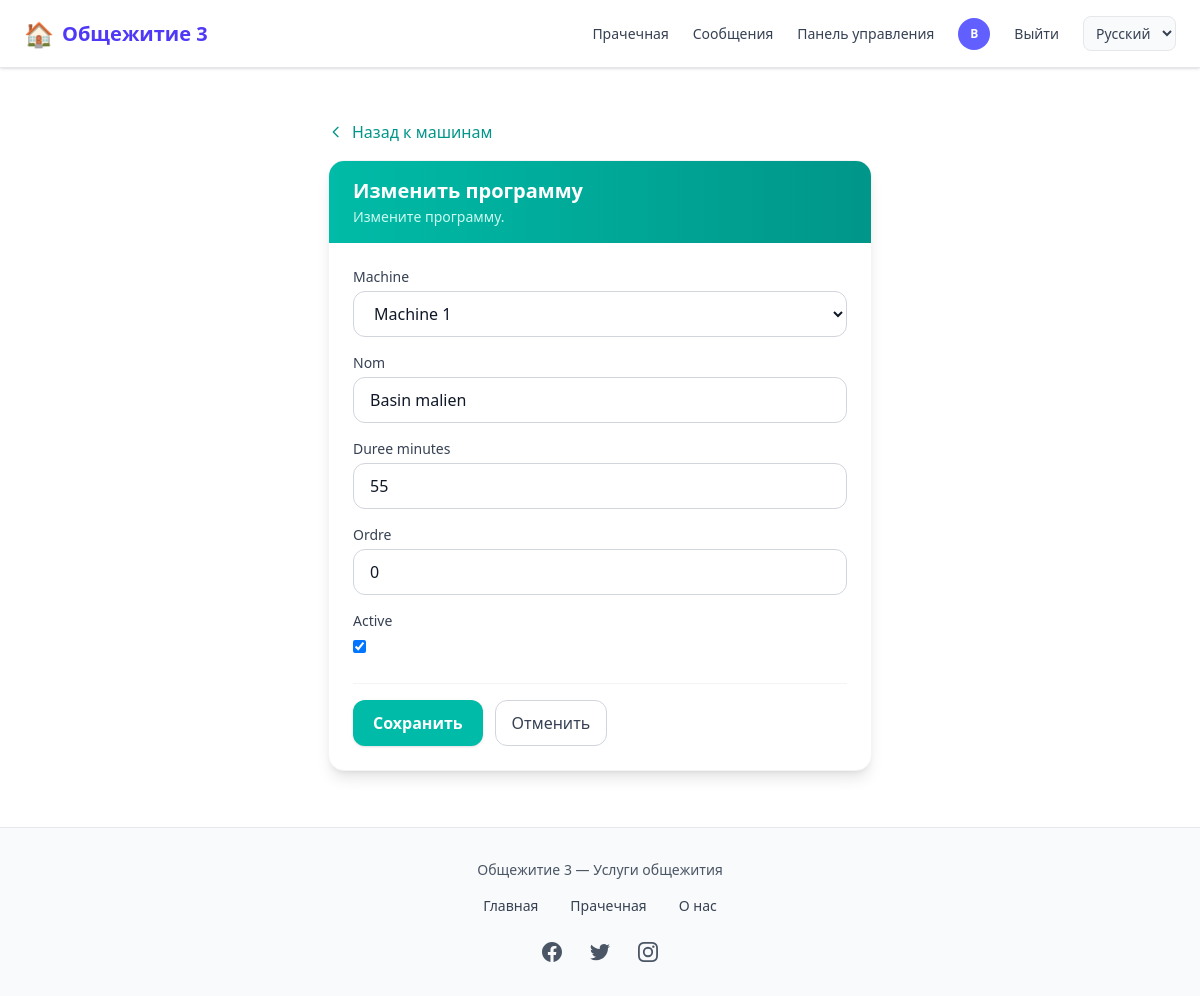
The app's page /laverie/agent/fonctions/7/ (signed in) with its own data.
### comptes/models.py (models this page shows, shortened)
class CustomUser(AbstractUser):
    USER_TYPES = (
        ('ADMIN', 'Administrateur'),
        ('client', 'Client'),
        ('vendeur', 'Vendeur'),
        ('coursier', 'Coursier'),
    )
    user_type = models.CharField(max_length=22, choices=USER_TYPES, default="client")
    email = models.EmailField('Adresse email', unique=True,max_length=50)
    telephone = models.CharField(max_length=20, unique=True, blank=True)
    photo = models.ImageField(upload_to=user_photo_upload_to, null=True, blank=True)
    is_premium = models.BooleanField(default=False)
    GENRE = (('masculin', 'Masculin'), ('feminin', 'Féminin'))
    genre = models.CharField(max_length=22, choices=GENRE, null=True, blank=True)
    date_inscription = models.DateField(auto_now_add=True)
    latitude = models.DecimalField(max_digits=9, decimal_places=6, blank=True, null=True)
    longitude = models.DecimalField(max_digits=9, decimal_places=6, blank=True, null=True)
    last_activity = models.DateTimeField(null=True, blank=True, verbose_name="Dernière activité")
    REQUIRED_FIELDS = ['email', 'user_type']

### laverie/models.py (models this page shows, shortened)
class FonctionMachine(models.Model):
    machine = models.ForeignKey(Machine, on_delete=models.CASCADE, related_name='fonctions')
    nom = models.CharField(max_length=80, help_text="Ex: Coton, Jeans, Délicat")
    duree_minutes = models.PositiveIntegerField(help_text="Durée du cycle en minutes")
    ordre = models.PositiveSmallIntegerField(default=0)
    active = models.BooleanField(default=True)
    class Meta:
        ordering = ['machine', 'ordre', 'nom']
        unique_together = [['machine', 'nom']]

### laverie/views.py (the view)
# urls.py: path('agent/fonctions/<int:pk>/', views.agent_fonction_modifier, name='agent_fonction_modifier'),
@login_required
def agent_fonction_modifier(request, pk):
    if not is_agent(request.user):
        messages.error(request, 'Accès réservé aux agents.')
        return redirect('laverie:accueil')
    fonction = get_object_or_404(FonctionMachine, pk=pk)
    form = FonctionMachineForm(request.POST or None, instance=fonction)
    if request.method == 'POST' and form.is_valid():
        form.save()
        messages.success(request, 'Fonction mise à jour.')
        return redirect('laverie:agent_machines')
    return render(request, 'laverie/agent/fonction_form.html', {'form': form, 'fonction': fonction})

### laverie/forms.py
class FonctionMachineForm(forms.ModelForm):
    class Meta:
        model = FonctionMachine
        fields = ('machine', 'nom', 'duree_minutes', 'ordre', 'active')
        widgets = {
            'machine': forms.Select(attrs={'class': 'w-full px-4 py-2.5 border border-gray-300 rounded-xl focus:ring-2 focus:ring-teal-500 focus:border-teal-500'}),
            'nom': forms.TextInput(attrs={'class': 'w-full px-4 py-2.5 border border-gray-300 rounded-xl focus:ring-2 focus:ring-teal-500 focus:border-teal-500', 'placeholder': 'Ex: Coton, Jeans'}),
            'duree_minutes': forms.NumberInput(attrs={'class': 'w-full px-4 py-2.5 border border-gray-300 rounded-xl focus:ring-2 focus:ring-teal-500 focus:border-teal-500', 'min': 1}),
            'ordre': forms.NumberInput(attrs={'class': 'w-full px-4 py-2.5 border border-gray-300 rounded-xl focus:ring-2 focus:ring-teal-500 focus:border-teal-500', 'min': 0}),
            'active': forms.CheckboxInput(attrs={'class': 'rounded border-gray-300 text-teal-600 focus:ring-teal-500'}),
        }

### comptes/context_processors.py (called while the page is built)
def laverie_i18n_context(request):
    lang = getattr(request, 'LANGUAGE_CODE', None) or 'ru'
    return {'laverie_i18n': LAVERIE_I18N.get(lang, LAVERIE_I18N['en'])}

def notifications_context(request):
    context = {
        'pending_orders_count': 0,
        'packaged_orders_count': 0,
        'unread_messages_count': 0,
    }
    if request.user.is_authenticated:
        from chat.models import Message, Conversation
        conversations = Conversation.objects.filter(
            Q(participant1=request.user) | Q(participant2=request.user)
        )
        context['unread_messages_count'] = Message.objects.filter(
            Q(conversation__in=conversations) & ~Q(sender=request.user),
            lu=False
        ).count()
    return context

### laverie/models.py (called while the page is built)
    def __str__(self):
        return self.nom

    @classmethod
    def marquer_tickets_termines(cls):
        from django.utils import timezone
        now = timezone.now()
        return cls.objects.filter(
            statut__in=('reserve', 'en_cours'),
            fin__lt=now,
        ).update(statut='termine')

    @classmethod
    def marquer_tickets_en_cours(cls):
        from django.utils import timezone
        now = timezone.now()
        return cls.objects.filter(
            statut='reserve',
            debut__lte=now,
            fin__gte=now,
        ).update(statut='en_cours')

### laverie/views.py (called while the page is built)
def is_agent(user):
    return user.is_authenticated and user.user_type == 'ADMIN'

### templates/laverie/agent/fonction_form.html (shortened to what this page needs)
{% extends 'home.html' %}
{% load static %}
{% load i18n %}
{% block contenu %}
<div class="max-w-xl mx-auto py-4 sm:py-6 px-3 sm:px-4">
    <a href="{% url 'laverie:agent_machines' %}" class="inline-flex items-center gap-2 text-teal-600 hover:text-teal-700 font-medium mb-4">
        <svg class="w-4 h-4" fill="none" stroke="currentColor" viewBox="0 0 24 24"><path stroke-linecap="round" stroke-linejoin="round" stroke-width="2" d="M15 19l-7-7 7-7"/></svg>
        {% trans "Back to machines" %}
    </a>
    <div class="bg-white rounded-2xl shadow-lg border border-gray-100 overflow-hidden">
        <div class="bg-gradient-to-r from-teal-500 to-teal-600 px-6 py-4">
            <h1 class="text-xl font-bold text-white">{% if fonction %}{% trans "Edit program" %}{% else %}{% trans "New program" %}{% endif %}</h1>
            <p class="text-teal-100 text-sm mt-0.5">{% if fonction %}{% trans "Edit the program." %}{% else %}{% trans "Choose the machine, program name and duration." %}{% endif %}</p>
        </div>
        <form method="post" class="p-6">
            {% for field in form %}
            <div class="mb-4">
                <label for="{{ field.id_for_label }}" class="block text-sm font-medium text-gray-700 mb-1">{{ field.label }}</label>
                {{ field }}
            </div>
            {% endfor %}
            <div class="flex gap-3 mt-6 pt-4 border-t border-gray-100">
                <button type="submit" class="bg-teal-500 hover:bg-teal-600 text-white font-semibold py-2.5 px-5 rounded-xl transition shadow">{% trans "Save" %}</button>
                <a href="{% url 'laverie:agent_machines' %}" class="py-2.5 px-4 border border-gray-300 rounded-xl text-gray-700 hover:bg-gray-50 font-medium">{% trans "Cancel" %}</a>
            </div>
        </form>
    </div>
</div>
{% endblock %}

### templates/nav_footer/nav.html (shortened to what this page needs)
{% load static %}
{% load i18n %}
<nav class="hidden md:flex fixed top-0 left-0 w-full z-50 bg-white border-b border-gray-200 shadow-sm">
  <div class="flex items-center justify-between w-full max-w-7xl mx-auto px-6 py-4">
    <a href="{% url 'home' %}"
       class="flex items-center space-x-2 text-indigo-600 text-xl font-semibold hover:opacity-90 transition">
      <span class="text-2xl">🏠</span>
      <span>{% trans "Dortoir 3" %}</span>
    </a>
    <div class="flex items-center space-x-6 text-sm font-medium">
      <a href="{% url 'laverie:accueil' %}"
         class="text-gray-700 hover:text-indigo-500 transition">
        {% trans "Laverie" %}
      </a>
      {% if user.is_authenticated %}
        <a href="{% url 'chat:mes_conversations' %}"
           class="relative text-gray-700 hover:text-indigo-500 transition"
           id="nav-link-messages-desktop">
          {% trans "Messages" %}
        </a>
        {% if user.user_type == 'ADMIN' %}
          <a href="{% url 'dashboard' %}"
             class="text-gray-700 hover:text-indigo-500 transition">
            {% trans "Dashboard" %}
          </a>
        {% endif %}
        <a href="{% url 'profile' %}" class="flex items-center">
          {% if user.photo %}
            <img src="{{ user.photo.url }}"
                 class="w-8 h-8 rounded-full object-cover border">
          {% else %}
            <div class="w-8 h-8 rounded-full bg-indigo-500 flex items-center justify-center text-white text-xs font-bold">
              {{ user.first_name|first|default:user.email|first|upper }}
            </div>
          {% endif %}
        </a>
        <a href="{% url 'logout' %}"
           class="text-gray-700 hover:text-red-500 transition">
          {% trans "Log out" %}
        </a>
      {% else %}
        <a href="{% url 'login' %}"
           class="text-gray-700 hover:text-indigo-500 transition">
          {% trans "Log in" %}
        </a>
      {% endif %}
      <form action="{% url 'set_language' %}" method="post" class="inline" id="lang-form-desktop">
        <select name="language" onchange="this.form.submit()" class="text-sm border border-gray-200 rounded-lg px-2 py-1.5 bg-gray-50 text-gray-700 cursor-pointer">
          {% get_current_language as CURRENT_LANG %}
          {% for code, name in LANGUAGES %}
          <option value="{{ code }}" {% if code == CURRENT_LANG %}selected{% endif %}>{{ name }}</option>
          {% endfor %}
        </select>
      </form>
    </div>
  </div>
</nav>
            {% get_current_language as CURRENT_LANG %}

### records on screen
CustomUser: first_name|first "B"
FonctionMachine: form "Machine 1" "Basin malien" "55" "0" "☑"

### other values on screen
{{ field.label }} "Machine" "Nom" "Duree minutes" "Ordre" "Active"
form field language "Русский"
